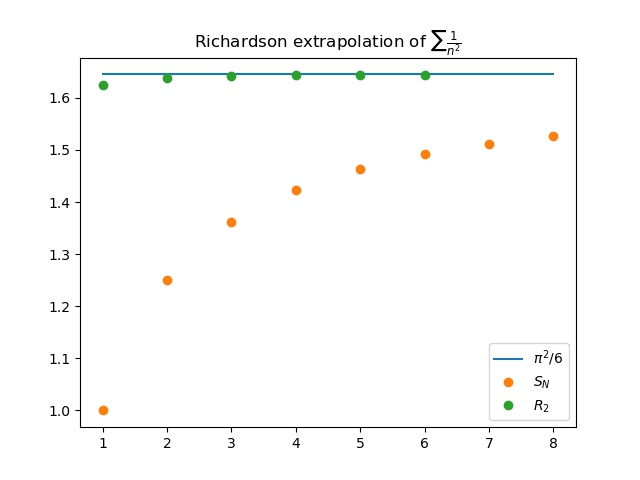

Generate this figure with Python:
import numpy as np
import matplotlib.pyplot as plt

n = 8
x = np.linspace(1, n, n)
y = np.zeros(n)
y[0] = 1
for i in range(n-1):
    y[i+1] = y[i] + 1/(i+2)**2


def richardson2(y):
    """2nd order Richardson extrapolation"""
    n = y.shape[0]
    r2 = np.full(n, np.NaN)
    for i in range(n-2):
        r2[i] = (i+1)**2 * y[i] - 2*(i+2)**2 * y[i+1] + (i+3)**2 * y[i+2]
        r2[i] *= .5
    return r2
r2 = richardson2(y)

plt.plot(x, np.full(n, np.pi**2/6), label=r'$\pi^2/6$')
plt.plot(x, y, 'o', label=r'$S_N$')
plt.plot(x, r2, 'o', label=r'$R_2$')
plt.title(r'Richardson extrapolation of $\sum \frac{1}{n^2}$')
plt.legend()
plt.savefig('Richardson.jpg')
plt.show()
